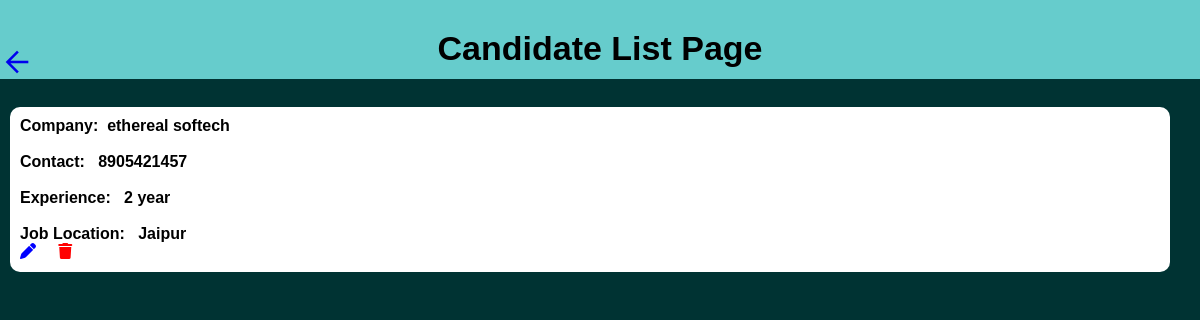
The page /candidate_list/ on the database its author committed.
### app/models.py (models this page shows)
class companymodel(models.Model):
    name=models.CharField(max_length=100)
    contact=models.IntegerField(blank=True ,null=True)
    DOB=models.DateField()
    CompanyName=models.CharField(max_length=500)
    currentposition=models.CharField(max_length=300)
    Experience=models.CharField(max_length=300)
    CTC=models.IntegerField()
    ECTC=models.IntegerField()
    Notice=models.CharField(max_length=400)
    JobLocation=models.CharField(max_length=100)
    source=models.CharField(max_length=100)
    CommunicationRating=models.CharField(max_length=100)
    CV=models.FileField(upload_to='uploads/')
    Feedback=models.CharField(max_length=1000)

### app/views.py (the view)
# urls.py: path('candidate_list/',views.show,name='form'),
def show(request):
    data=companymodel.objects.all()
    for i in data:
     return render(request,'candidate.html',{"messages":data})

### templates/candidate.html (shortened to what this page needs)
<!DOCTYPE html>
<html lang="en">
<head>
  <link rel="stylesheet"
    href="https://cdnjs.cloudflare.com/ajax/libs/font-awesome/6.4.2/css/all.min.css" />
</head>
<body>
  <div class="backspace">
    <a href="http://127.0.0.1:8000/"><span class="material-symbols-outlined"
      style="margin-top: 45px; background: #66CCCC; margin-left: 0px; font-size: 34px;">arrow_back</span></a>
  </div>
  <div class="H">
    <h1>Candidate List Page</h1> <br>
  </div>
  <div class="U">
    {% for i in messages %}
    <ul style="margin-top: 10px;  "> <b>
        <li scope="row" ><style> S.no. &nbsp;&nbsp; {{i.id}}</style> Company: &nbsp;{{i.CompanyName}} <br> <br>
          Contact:&nbsp;&nbsp; {{i.contact}} <br><br>
          Experience:&nbsp;&nbsp; {{i.Experience}} <br><br>
          Job Location:&nbsp;&nbsp; {{i.JobLocation}} <br>
    </ul>
    {% endfor %}
  </div>
</body>
</html>

### templates/candidate.html (style rules this page uses)
* { margin: 0%; padding: 0%; background: #003333; }
.H h1 { background: #66CCCC; text-align: center; height: 50px; font-size: 34px; font-family: 'Franklin Gothic Medium', 'Arial Narrow', Arial, sans-serif; }
.backspace { align-items: left; background-color: #66CCCC; width: 100%; cursor: pointer; height: 29px }
.U li { background: white; font-family: Arial, Helvetica, sans-serif; margin-left: 10px; list-style: none; height: 145px; width: 95%; border-radius: 10px; margin-top: 10px; padding: 10px; }

### rows shown on the page
companymodel: CompanyName "ethereal softech", contact "8905421457", Experience "2 year", JobLocation "Jaipur"
